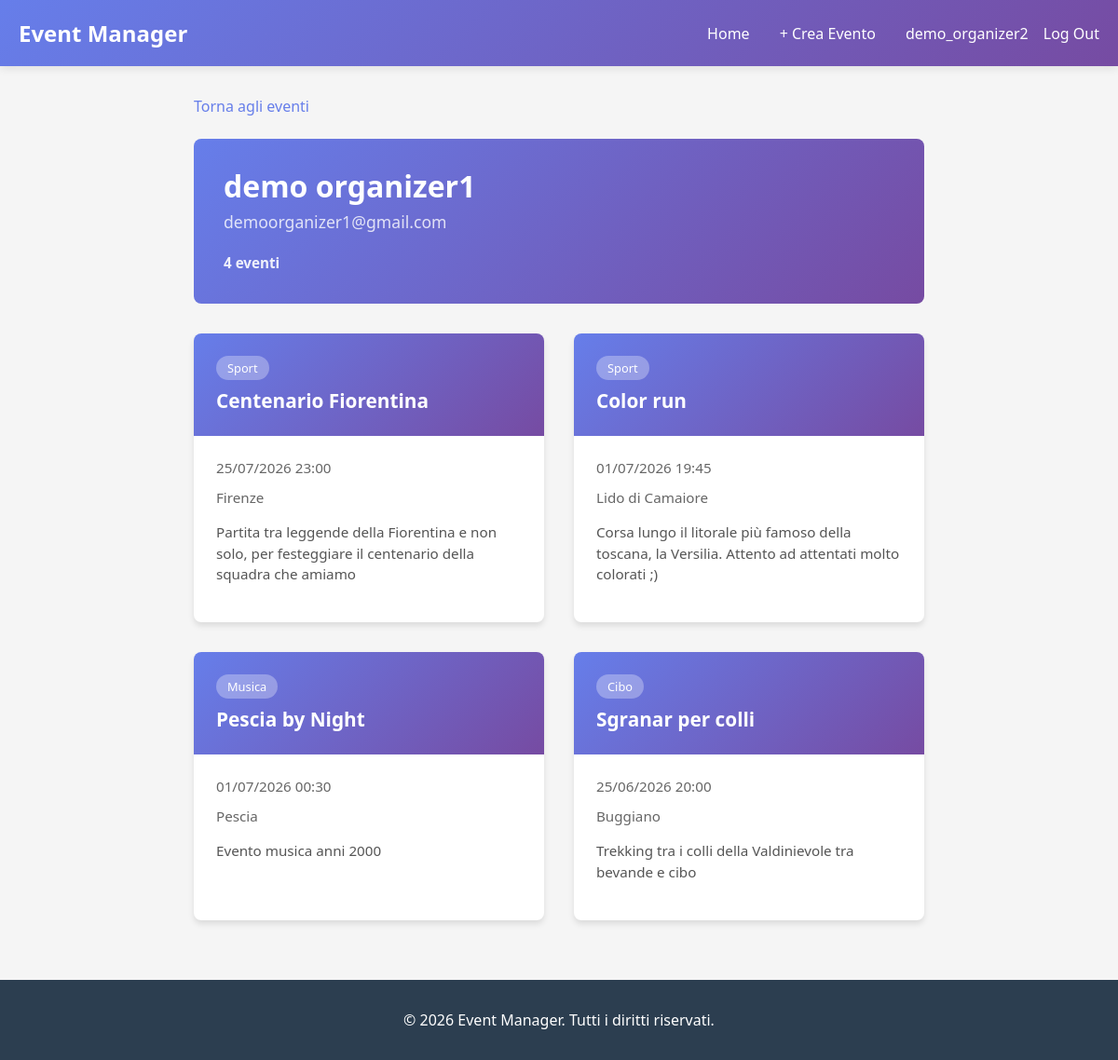
Page /organizer/2/events/ (signed in) on the earlier database version.
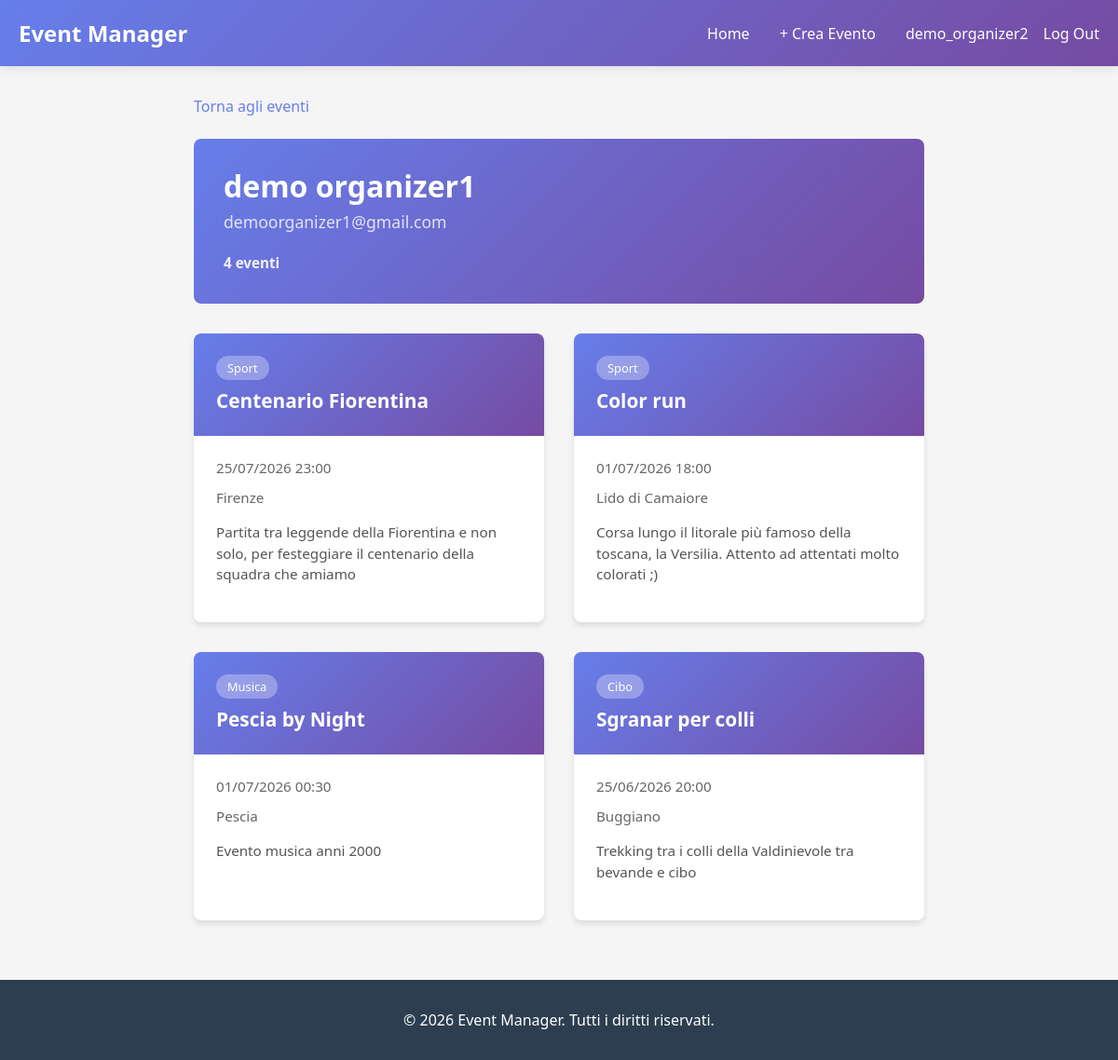
Same page on the later database version.
### events/models.py (models this page shows, shortened)
class Event(models.Model):
    title = models.CharField(max_length=200)
    description = models.TextField()
    date = models.DateTimeField()
    location = models.CharField(max_length=200)
    category = models.ForeignKey(
        Category,
        on_delete=models.SET_NULL,
        null=True,
        blank=True,
        related_name='events'
    )
    organizer = models.ForeignKey(
        settings.AUTH_USER_MODEL,
        on_delete=models.CASCADE,
        related_name='organized_events'
    )
    created_at = models.DateTimeField(auto_now_add=True)
    class Meta:
        ordering = ['date']

class Category(models.Model):
    name = models.CharField(max_length=100)
    class Meta:
        verbose_name_plural = "Categories"

### events/views.py (the view)
# urls.py: path('organizer/<int:organizer_id>/events/', events_views.organizer_events, name='organizer_events'),
@login_required(login_url='login')
def organizer_events(request, organizer_id):
    organizer = get_object_or_404(User, id=organizer_id, role='organizer')
    events = Event.objects.filter(organizer=organizer).order_by('-date')
    context = {
        'organizer': organizer,
        'events': events,
    }
    return render(request, 'organizer_events.html', context)

### templates/organizer_events.html (shortened to what this page needs)
{% extends "base.html" %}
{% load static %}
{% block extra_css %}
<link rel="stylesheet" href="{% static 'css/events.css' %}">
{% endblock %}
{% block content %}
<a href="{% url 'event_list' %}" class="back-link">Torna agli eventi</a>
<div class="organizer-header">
    <div class="organizer-profile-info">
        <h1>{{ organizer.get_full_name|default:organizer.username }}</h1>
        {% if organizer.email %}
            <p class="organizer-email">
                {{ organizer.email }}
            </p>
        {% endif %}
        <p class="organizer-count"><strong>{{ events.count }} event{{ events.count|pluralize:"o,i" }}</strong></p>
    </div>
</div>
{% if events %}
    <div class="events-container">
        {% for event in events %}
            <div class="event-card">
                <a href="{% url 'event_detail' event.id %}">
                    <div class="event-header">
                        {% if event.category %}
                            <span class="event-category">{{ event.category.name }}</span>
                        {% endif %}
                        <h3 class="event-title">{{ event.title }}</h3>
                    </div>
                    <div class="event-body">
                        <div class="event-date">
                            <span>{{ event.date|date:"d/m/Y H:i" }}</span>
                        </div>
                        <div class="event-location">
                            <span>{{ event.location }}</span>
                        </div>
                        <p class="event-description">{{ event.description|truncatewords:30 }}</p>
                    </div>
                </a>
            </div>
        {% endfor %}
    </div>
{% else %}
    <div class="no-events">
        <h3>Nessun evento trovato</h3>
        <p>Questo organizzatore non ha ancora creato eventi</p>
    </div>
{% endif %}
{% endblock %}

Differences in the rows shown:
changed Event "Color run": date "01/07/2026 19:45" → "01/07/2026 18:00"
